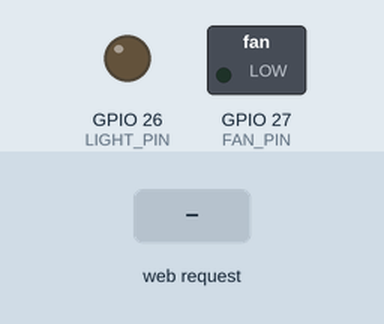
Simulated run of this program. Board: ESP32. Shown: switched loads named in the program (green lamp = pin HIGH), output pins drawn as LEDs (lit = HIGH). Inputs (shaded band) come from the test bench. WiFi joins after 1.5 s; servers stay silent unless stated; what the program prints to the serial monitor is not drawn.

Above: at 2.7 s.
2.8 s: HTTP request GET /light/on received
At 4.0 s:
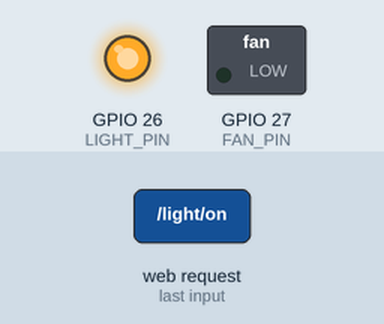
4.3 s: HTTP request GET /fan/on received
At 5.3 s:
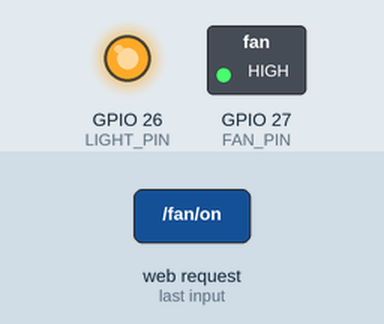
5.8 s: HTTP request GET /light/off received
At 6.4 s:
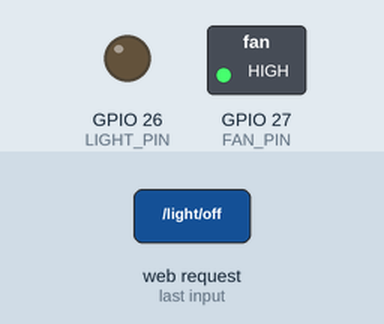
7.3 s: HTTP request GET /fan/off received
At 7.6 s:
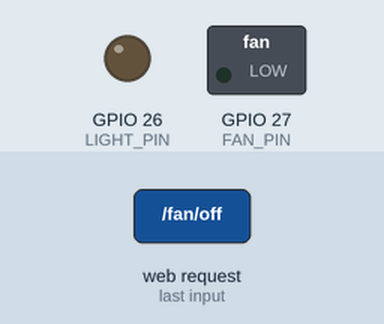
Timing chart, 0 to 9.8 s (numbered marks = the images above; inputs shaded):
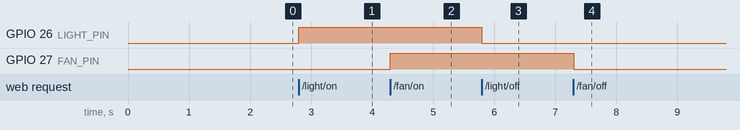

Measured:
- after the input at 2.8 s, GPIO 26 (LIGHT_PIN): LOW → HIGH at once
- after the input at 4.3 s, GPIO 27 (FAN_PIN): LOW → HIGH at once
- after the input at 5.8 s, GPIO 26 (LIGHT_PIN): HIGH → LOW at once
- after the input at 7.3 s, GPIO 27 (FAN_PIN): HIGH → LOW at once

The program:

main.cpp
```cpp
#include <Arduino.h>
#include <WiFi.h>
#include <WebServer.h>
#include <DHT.h>

// WiFi credentials for Wokwi
const char* ssid = "Wokwi-GUEST";
const char* password = "";

// Pin definitions
#define LIGHT_PIN 26
#define FAN_PIN 27
#define DHT_PIN 4
#define DHT_TYPE DHT11

DHT dht(DHT_PIN, DHT_TYPE);
WebServer server(80);

bool lightState = false;
bool fanState = false;

// Create the web dashboard
void handleRoot() {
  float temperature = dht.readTemperature();
  float humidity = dht.readHumidity();

  String tempText = isnan(temperature)
      ? "Sensor error" : String(temperature, 1) + " &deg;C";

  String humText = isnan(humidity)
      ? "Sensor error" : String(humidity, 1) + " %";

  String html = R"rawliteral(
  <!DOCTYPE html>
  <html>
  <head>
    <title>Smart Home Dashboard</title>
    <meta name="viewport"
          content="width=device-width, initial-scale=1">
    <meta http-equiv="refresh" content="5">
    <style>
      body {
        font-family: Arial;
        text-align: center;
        background: #eef2f3;
        margin: 30px;
      }
      .card {
        background: white;
        padding: 20px;
        margin: 15px auto;
        max-width: 400px;
        border-radius: 12px;
        box-shadow: 0 2px 8px #aaa;
      }
      button {
        padding: 12px 25px;
        font-size: 17px;
        margin: 8px;
        border: none;
        border-radius: 8px;
        color: white;
        cursor: pointer;
      }
      .on { background: #4CAF50; }
      .off { background: #f44336; }
    </style>
  </head>
  <body>
    <h1>Smart Home Dashboard</h1>

    <div class="card">
      <h2>Living Room Light</h2>
      <h3>)rawliteral";

  html += lightState ? "ON" : "OFF";

  html += R"rawliteral(</h3>
      <a href="/light/on">
        <button class="on">Turn ON</button>
      </a>
      <a href="/light/off">
        <button class="off">Turn OFF</button>
      </a>
    </div>

    <div class="card">
      <h2>Fan</h2>
      <h3>)rawliteral";

  html += fanState ? "ON" : "OFF";

  html += R"rawliteral(</h3>
      <a href="/fan/on">
        <button class="on">Turn ON</button>
      </a>
      <a href="/fan/off">
        <button class="off">Turn OFF</button>
      </a>
    </div>

    <div class="card">
      <h2>Room Conditions</h2>
      <p>Temperature: )rawliteral";

  html += tempText;

  html += R"rawliteral(</p>
      <p>Humidity: )rawliteral";

  html += humText;

  html += R"rawliteral(</p>
    </div>
  </body>
  </html>
  )rawliteral";

  server.send(200, "text/html", html);
}

// Light controls
void handleLightOn() {
  lightState = true;
  digitalWrite(LIGHT_PIN, HIGH);
  server.sendHeader("Location", "/");
  server.send(303);
}

void handleLightOff() {
  lightState = false;
  digitalWrite(LIGHT_PIN, LOW);
  server.sendHeader("Location", "/");
  server.send(303);
}

// Fan controls
void handleFanOn() {
  fanState = true;
  digitalWrite(FAN_PIN, HIGH);
  server.sendHeader("Location", "/");
  server.send(303);
}

void handleFanOff() {
  fanState = false;
  digitalWrite(FAN_PIN, LOW);
  server.sendHeader("Location", "/");
  server.send(303);
}

void setup() {
  Serial.begin(115200);

  pinMode(LIGHT_PIN, OUTPUT);
  pinMode(FAN_PIN, OUTPUT);

  digitalWrite(LIGHT_PIN, LOW);
  digitalWrite(FAN_PIN, LOW);

  dht.begin();

  // Connect to Wokwi WiFi
  WiFi.mode(WIFI_STA);
  WiFi.begin(ssid, password);

  Serial.print("Connecting to WiFi");

  int attempts = 0;

  while (WiFi.status() != WL_CONNECTED &&
         attempts < 30) {
    delay(500);
    Serial.print(".");
    attempts++;
  }

  if (WiFi.status() == WL_CONNECTED) {
    Serial.println("\nWiFi Connected!");
    Serial.print("IP Address: ");
    Serial.println(WiFi.localIP());

    // Configure web server routes
    server.on("/", handleRoot);
    server.on("/light/on", handleLightOn);
    server.on("/light/off", handleLightOff);
    server.on("/fan/on", handleFanOn);
    server.on("/fan/off", handleFanOff);

    server.begin();
    Serial.println("Web server started!");
    Serial.println("Open the IP address above.");
  } else {
    Serial.println("\nWiFi connection failed!");
    Serial.println("Restart the simulation and try again.");
  }
}

void loop() {
  if (WiFi.status() == WL_CONNECTED) {
    server.handleClient();
  }
}
```
